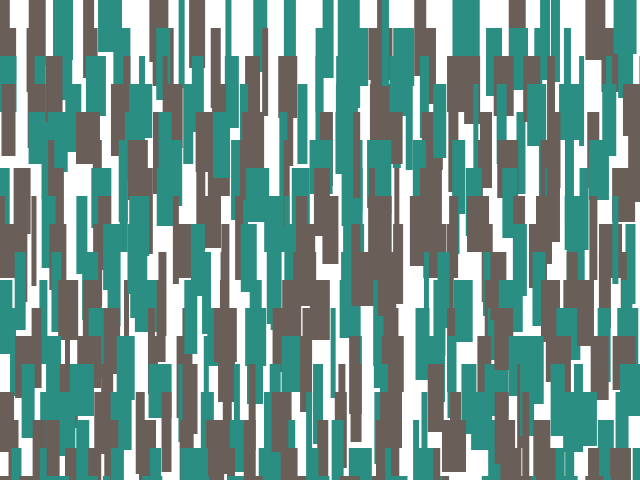
Frame 1 (no input)
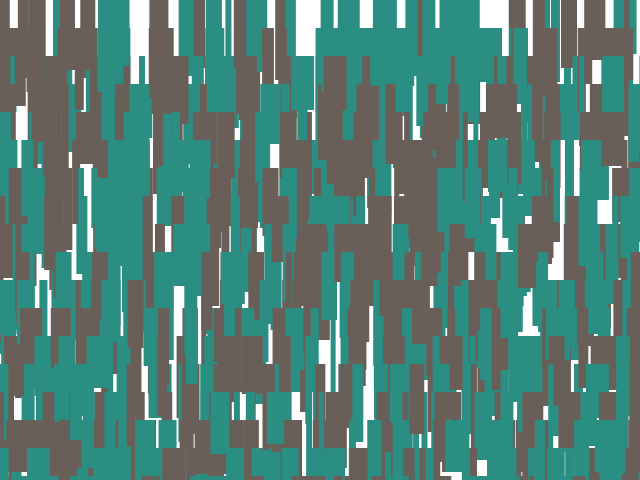
Frame 2 (the mouse pressed at the canvas centre, redrawn once)

The Processing sketch that drew these frames (run headless with seeded random() and noise(); the mouse was pressed at the canvas centre and the sketch redrawn once):

// Processing sketch: Camo
// ── Camo.pde
// Size of each cell in the grid, ratio of window size to video size
// 80 * 8 = 640
// 60 * 8 = 480
int videoScale = 8;

// Number of columns and rows in our system
int cols, rows;

// Make some noise
float xnoise = 0.0;
float ynoise = 0.0;
float noiseValue = 0.0;
float inc = 0.02;

void setup() {
  size(640,480);
  noLoop();
  noStroke();
  background(255);
  
  // Initialize columns and rows
  cols = width/videoScale;
  rows = height/videoScale;
}

void draw() {
  
  // Begin loop for columns
  for (int i = 0; i < cols; i++) {
    // Begin loop for rows
    for (int j = 0; j < rows; j++) {
      
      // Scaling up to draw a rectangle at (x,y)
      int x = i * (videoScale + 20);
      int y = j * (videoScale + 20);
      noiseValue = noise(xnoise, ynoise);

      // For every column and row, a rectangle is drawn at
      // an (x,y) location scaled and sized by videoScale.
        if(int(noiseValue * 100) % 2 == 0){
          createRect(x, y, #6A5E58);
        }
        else{
          createRect(x, y, #2A8E82);
        }
     
      xnoise = xnoise + inc;
    }
    xnoise = 0;
    ynoise = ynoise + inc;
  }
}

void createRect(int xPosition, int yPosition, color fillColor){
  fill(fillColor);
  int rectWidth  = int(random(5, 25));
  int rectHeight = 100 - (2 * rectWidth); // y = a-bx, an inverse relationship
  rect(xPosition + random(-15, 15), yPosition, rectWidth, rectHeight);
}
